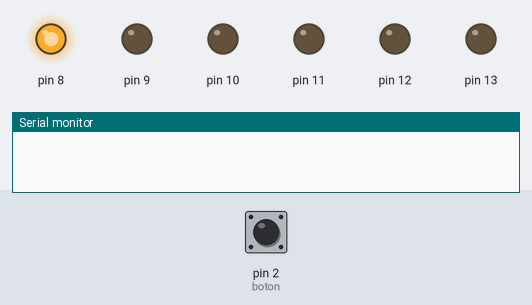
Bench run of a sketch on a simulated Arduino Uno, built with avr-gcc and run on an emulated ATmega328P. Parts: output pins drawn as LEDs (lit = HIGH), the last lines printed to the serial monitor. Inputs (shaded band) come from the test bench; at power-on: pin 2 (boton) LOW.

Above: at 0.02 s.
At 0.32 s:
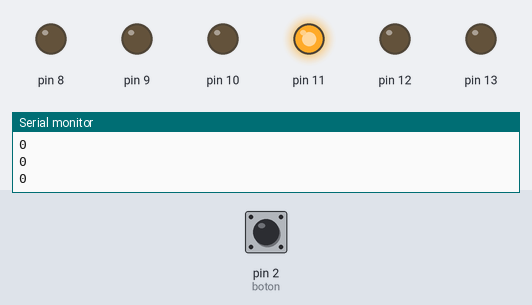
At 0.72 s:
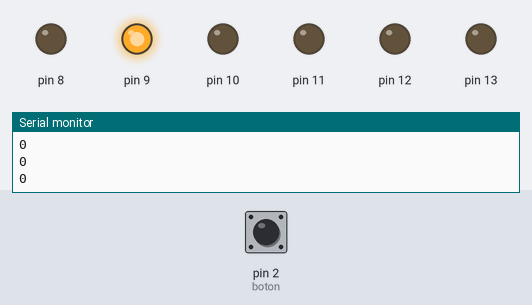
At 1.47 s:
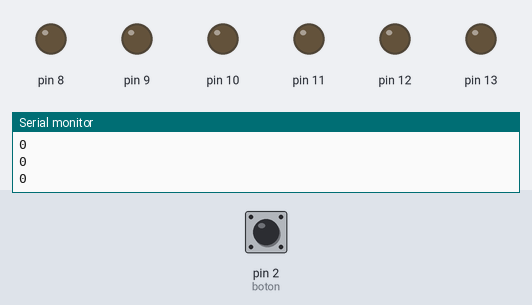
At 2.22 s:
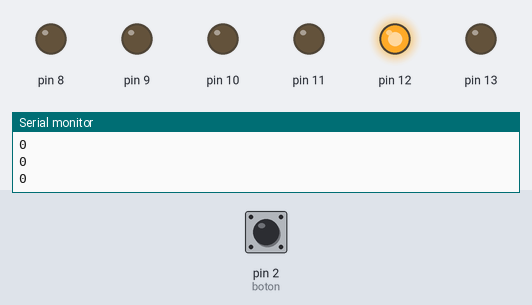
At 2.92 s:
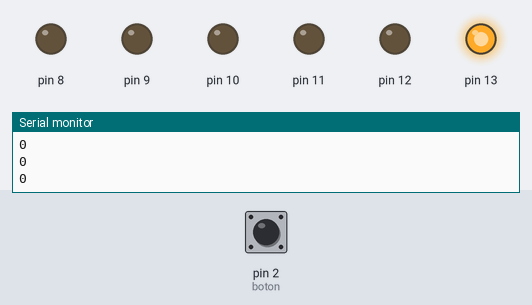
Timing chart, 0 to 3.2 s (numbered marks = the images above):
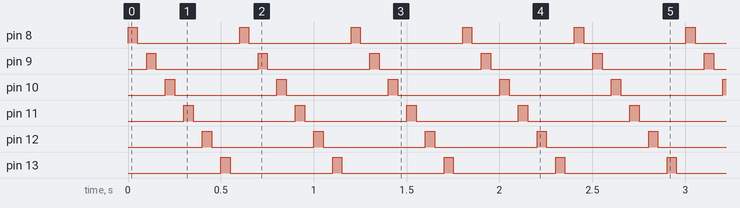

The sketch:

control_de_flujo_06_break.ino
```cpp
/*                                     +  -                                         +  -
                                       *  *    *  *  *  *  *       *  *  *  *  *    *  *
                                       *  *    *  *  *  *  *       *  *  +-----+    *  *
                                       *  * +----[PWR]-------------------| USB |--+ *  *
                                       *  * |                            +-----+  | *  *
                                       *  * |         GND/RST2  [ ][ ]            | *  *
                                       *  * |       MOSI2/SCK2  [ ][ ]  A5/SCL[ ] | *  *
                                       *  * |          5V/MISO2 [ ][ ]  A4/SDA[ ] | *  *
                                       *  * |                             AREF[ ] | *  *
                                       *  * |                              GND[ ] | *  *
                                       *  * | [ ]N/C                    SCK/13[0] |--------------------------\
                                       *  * | [ ]IOREF                 MISO/12[0] |-------------------------\|
                                       *  * | [ ]RST                   MOSI/11[0]~|------------------------\||
                                       *  * | [ ]3V3    +---+               10[0]~|-----------------------\|||
                                       0------[0]5v    -| A |-               9[0]~|----------------------\||||
                                       *  * | [ ]GND   -| R |-               8[0] |---------------------\|||||
                                       *  0---[0]GND   -| D |-                    | *  *                ||||||
                                       *  * | [ ]Vin   -| U |-               7[ ] | *  *                ||||||
                                       *  * |          -| I |-               6[ ]~| *  *                ||||||
                                       *  * | [ ]A0    -| N |-               5[ ]~| *  *                ||||||
                                       *  * | [ ]A1    -| O |-               4[ ] | *  *                ||||||
                                       *  * | [ ]A2     +---+           INT1/3[ ]~| *  *                ||||||
                                       *  * | [ ]A3                     INT0/2[0] |-----------\         ||||||
                                       *  * | [ ]A4/SDA   RST SCK MISO    TX>1[ ] | *  *      |         ||||||
                                       *  * | [ ]A5/SCL   [ ] [ ] [ ]     RX<0[ ] | *  *      |         ||||||
                                       *  * |             [ ] [ ] [ ]             | *  *      |         ||||||
                                       *  * |  UNO_R3     GND MOSI 5V ____________/ *  *      |         ||||||
                                       *  * \________________________/              *  *      |         ||||||
                                       *  *    *  *  *  *  *       *  *  *  *  *    *  *      |         ||||||
                                       *  *    *  *  *  *  *       *  *  *  *  *    *  *      |         ||||||
                                       *  *    *  *  *  /-------------------------------------/         ||||||
                                       *  0-ww-0  0  *  0  0--[#]--0  *  *  *  0-ww-0  *  220 Ohms      ||||||
                                          1 kOhms           Boton 1                                     ||||||
                                       *  *    *  *  *  *  *       *  *  *  *  *    *  *                ||||||
                                       *  *    *  *  *  *  *       *  *  *  *  *    *  *                ||||||
                                          220 Ohm            Led 1              /----------------------/ ||||| pin 8
                                       *  0-ww-0  *  *  *  0--|>|--0  *  *  *  0    *  *                 |||||
                                       *  *    *  *  *  *  *       *  *  *  *  *    *  *                 |||||
                                       *  *    *  *  *  *  *       *  *  *  *  *    *  *                 |||||
                                          220 Ohm            Led 2              /-----------------------/ |||| pin 9
                                       *  0-ww-0  *  *  *  0--|>|--0  *  *  *  0    *  *                  ||||
                                       *  *    *  *  *  *  *       *  *  *  *  *    *  *                  ||||
                                       *  *    *  *  *  *  *       *  *  *  *  *    *  *                  ||||
                                          220 Ohm            Led 3              /------------------------/ ||| pin 10
                                       *  0-ww-0  *  *  *  0--|>|--0  *  *  *  0    *  *                   |||
                                       *  *    *  *  *  *  *       *  *  *  *  *    *  *                   |||
                                       *  *    *  *  *  *  *       *  *  *  *  *    *  *                   |||
                                          220 Ohm            Led 4              /-------------------------/ || pin 11
                                       *  0-ww-0  *  *  *  0--|>|--0  *  *  *  0    *  *                    ||
                                       *  *    *  *  *  *  *       *  *  *  *  *    *  *                    ||
                                       *  *    *  *  *  *  *       *  *  *  *  *    *  *                    ||
                                          220 Ohm            Led 5              /--------------------------/ | pin 12
                                       *  0-ww-0  *  *  *  0--|>|--0  *  *  *  0    *  *                     |
                                       *  *    *  *  *  *  *       *  *  *  *  *    *  *                     |
                                       *  *    *  *  *  *  *       *  *  *  *  *    *  *                     |
                                          220 Ohm            Led 6              /---------------------------/  pin 13
                                       *  0-ww-0  *  *  *  0--|>|--0  *  *  *  0    *  *
                                       *  *    *  *  *  *  *       *  *  *  *  *    *  *
                                       *  *    *  *  *  *  *       *  *  *  *  *    *  *
                                       *  *    *  *  *  *  *       *  *  *  *  *    *  *
                                       *  *    *  *  *  *  *       *  *  *  *  *    *  *
                                       *  0    *  *  *  *  *       *  *  *  *  *    *  0
                         pin GND---------/ \------------------------------------------/ - GND
                                       *  *    *  *  *  *  *       *  *  *  *  *    *  *

                                       0  *    *  *  *  *  *       *  *  *  *  *    0  *
                         pin 5v-------/ \------------------------------------------/+ 5v
                                    x == y         "x" es igual a "y"
                                    x != y        "x" NO es igual a "y"
                                    x <  y        "x" es menor a "y"
                                    x >  y        "x" es mayor a "y"
                                    x <= y        "x" es menor o igual a "y"
                  x >= y        "x" es mayor o igual a "y"
                  x == y && y==z    and  "x" es igual a "y" E "y" es igual a "z"
                  x == y || y==z    or  "x" es igual a "y" O "y" es igual a "z"

if (!x) { // if x is not true
x = !y;
break

*  En un bucle del tipo while/for/do..while Break interrumpe la iteraccion antes de su termino normal.

*/
int boton = 2;
int demora =  50;
int pin =  0;
int estado;
void setup()
{
  for (pin=8;pin<=13; pin++)
  {
    pinMode(pin,OUTPUT);
  }
  pinMode(boton,INPUT);
  Serial.begin(9600);   //Inicio la comunicación serie a 9600 baudios
}
void loop()
{
  for (pin=8;pin<=13; pin++)
  {
    digitalWrite (pin,HIGH);
    delay(demora);
    digitalWrite (pin,LOW);
    delay(demora);
    estado = digitalRead(boton);
    if (estado == 1 )
    {
      break;
    }
    else
    {
      Serial.println(estado);
    }
  }
}
```

Measured:
- by itself, pin 8–13: alternates HIGH for 0.05 s and LOW for 0.55 s
- by itself, everything shown: repeats every 0.60 s, in 12 steps
